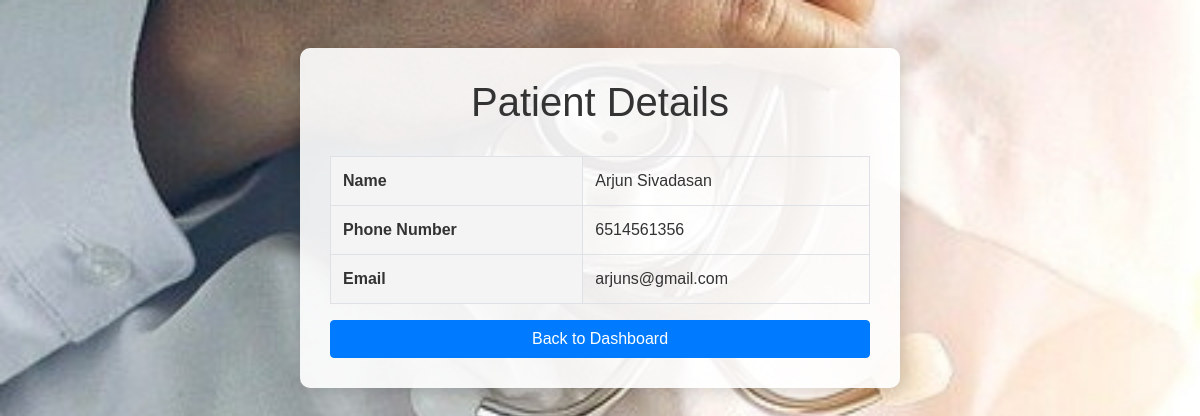
The page /patient/2/ on the database its author committed.
### hospital/models.py (models this page shows, shortened)
class Patient(models.Model):
    name = models.CharField(max_length=255)
    phone_number = models.CharField(max_length=10)
    email = models.EmailField(unique=True)
    password = models.CharField(max_length=255)
    date_of_birth = models.DateField(null=True, blank=True)

### hospital/views.py (the view)
# urls.py: path('patient/<int:patient_id>/', views.patient_detail, name='patient_detail'),
def patient_detail(request, patient_id):
    patient = get_object_or_404(Patient, id=patient_id)
    context = {
        'patient': patient
    }
    return render(request, 'patient_detail.html', context)

### templates/patient_detail.html (shortened to what this page needs)
{% load static %}
<!DOCTYPE html>
<html lang="en">
<head>
    <link href="https://maxcdn.bootstrapcdn.com/bootstrap/4.0.0/css/bootstrap.min.css" rel="stylesheet">
</head>
<body>
    <div class="container mt-5">
        <h1>Patient Details</h1>
        <table class="table table-bordered">
            <tr>
                <th>Name</th>
                <td>{{ patient.name }}</td>
            </tr>
            <tr>
                <th>Phone Number</th>
                <td>{{ patient.phone_number }}</td>
            </tr>
            <tr>
                <th>Email</th>
                <td>{{ patient.email }}</td>
            </tr>
        </table>
        <a href="{% url 'patient_dashboard' %}" class="btn btn-primary">Back to Dashboard</a>
    </div>
</body>
</html>

### rows shown on the page
Patient: name "Arjun Sivadasan", phone_number "6514561356", email "arjuns@gmail.com"
